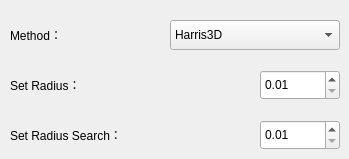
      <widget class="QWidget" name="tab_6">
       <attribute name="title">
        <string>Harris3D</string>
       </attribute>
       <widget class="QLabel" name="_harrisSetRadiusSearchLabel">
        <property name="geometry">
         <rect>
          <x>10</x>
          <y>120</y>
          <width>200</width>
          <height>30</height>
         </rect>
        </property>
        <property name="text">
         <string>Set Radius Search：</string>
        </property>
       </widget>
       <widget class="QLabel" name="_harrisRadiusLabel">
        <property name="geometry">
         <rect>
          <x>10</x>
          <y>70</y>
          <width>130</width>
          <height>30</height>
         </rect>
        </property>
        <property name="text">
         <string>Set Radius：</string>
        </property>
       </widget>
       <widget class="QDoubleSpinBox" name="_harrisRadiusSpinBox">
        <property name="geometry">
         <rect>
          <x>260</x>
          <y>70</y>
          <width>80</width>
          <height>30</height>
         </rect>
        </property>
        <property name="minimum">
         <double>0.010000000000000</double>
        </property>
        <property name="maximum">
         <double>1.000000000000000</double>
        </property>
        <property name="singleStep">
         <double>0.010000000000000</double>
        </property>
        <property name="value">
         <double>0.010000000000000</double>
        </property>
       </widget>
       <widget class="QDoubleSpinBox" name="_harrisRadiusSearchSpinBox">
        <property name="geometry">
         <rect>
          <x>260</x>
          <y>120</y>
          <width>80</width>
          <height>30</height>
         </rect>
        </property>
        <property name="minimum">
         <double>0.010000000000000</double>
        </property>
        <property name="maximum">
         <double>1.000000000000000</double>
        </property>
        <property name="singleStep">
         <double>0.010000000000000</double>
        </property>
        <property name="value">
         <double>0.010000000000000</double>
        </property>
       </widget>
       <widget class="QLabel" name="label_4">
        <property name="geometry">
         <rect>
          <x>10</x>
          <y>20</y>
          <width>130</width>
          <height>30</height>
         </rect>
        </property>
        <property name="text">
         <string>Method：</string>
        </property>
       </widget>
       <widget class="QComboBox" name="_harrisMethodComboBox">
        <property name="geometry">
         <rect>
          <x>170</x>
          <y>20</y>
          <width>170</width>
          <height>30</height>
         </rect>
        </property>
        <item>
         <property name="text">
          <string>Harris3D</string>
         </property>
        </item>
        <item>
         <property name="text">
          <string>Tomasi3D</string>
         </property>
        </item>
        <item>
         <property name="text">
          <string>Noble3D</string>
         </property>
        </item>
        <item>
         <property name="text">
          <string>Lowe3D</string>
         </property>
        </item>
        <item>
         <property name="text">
          <string>Curvature3D</string>
         </property>
        </item>
       </widget>
      </widget>
